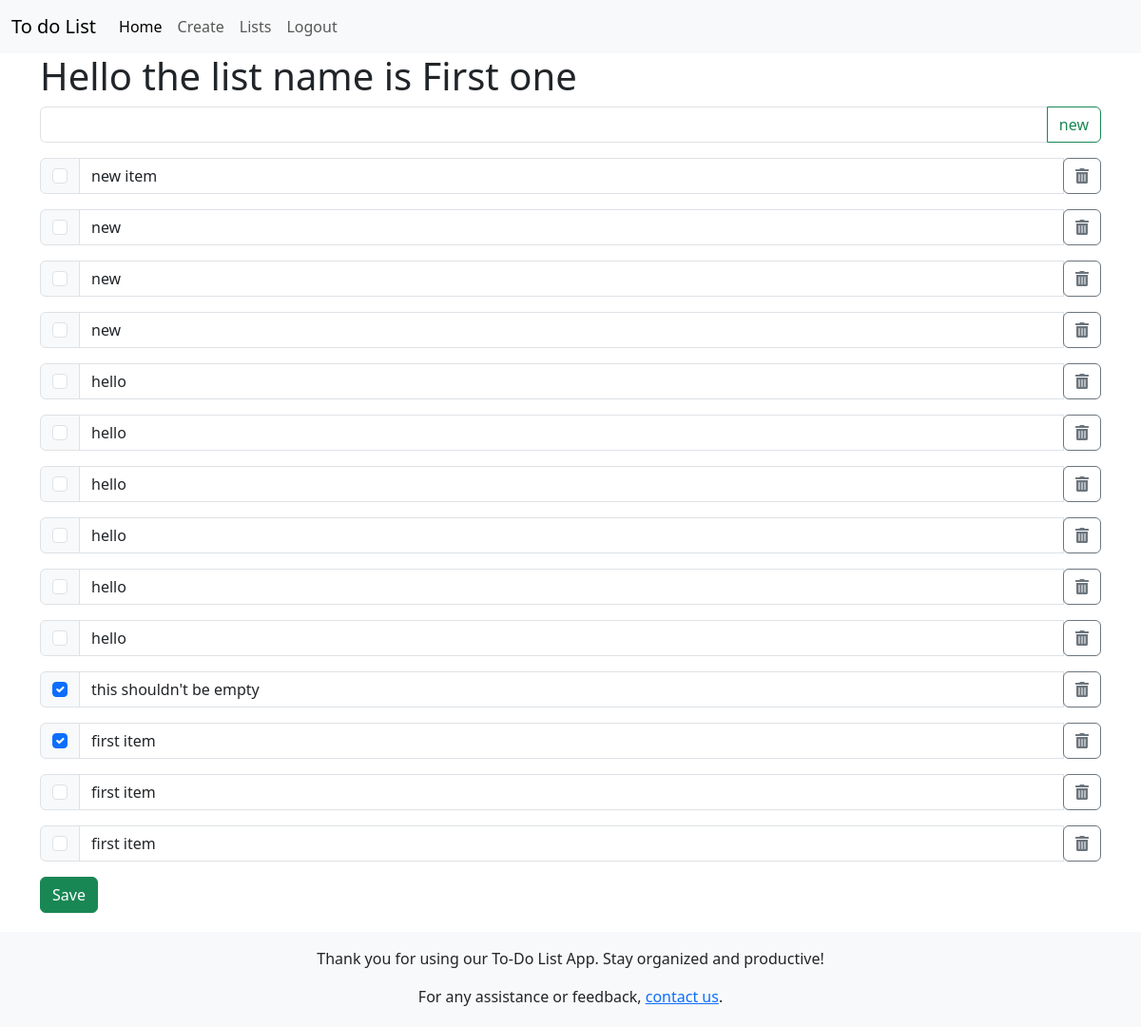
Page /lists/1 (signed in) on the earlier database version.
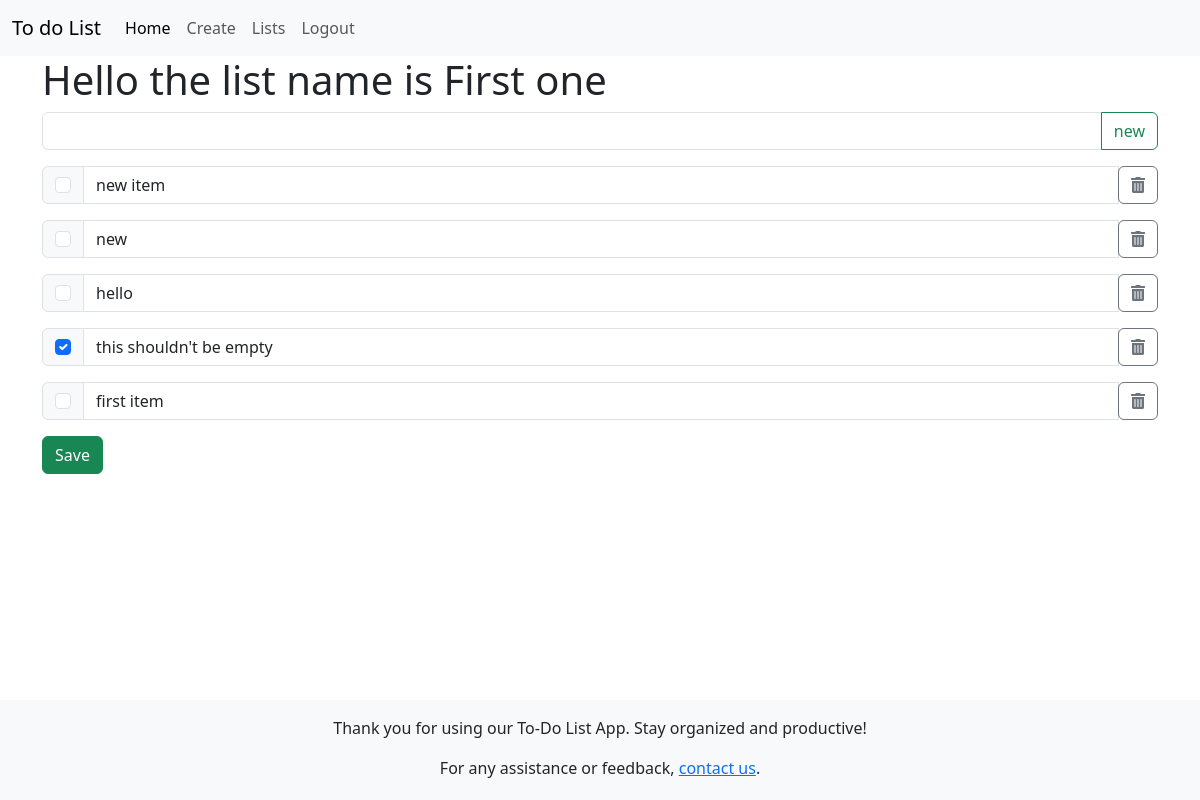
Same page on the later database version.
### main/models.py (models this page shows, shortened)
class ToDoList(models.Model):
    user = models.ForeignKey(User,on_delete=models.CASCADE)
    name = models.CharField(max_length=200)

class Item(models.Model):
    todoList = models.ForeignKey(ToDoList, on_delete=models.CASCADE, related_name="items",null=True)
    text = models.CharField(max_length = 300)
    complete = models.BooleanField()

### main/views.py (the view)
# urls.py: path('lists/<int:id>',views.listItems,name='listitems'),
def listItems(request,id):
    todolist = ToDoList.objects.get(id=id)
    if request.method == 'POST':
        if 'newItem' in request.POST and len(request.POST.get('new')) is not 0:
            item_txt = request.POST.get('new')
            Item.objects.create(todoList=todolist, text=item_txt, complete=False)
        if 'save' in request.POST:
            print(request.POST)
            for item in todolist.items.all():
                if request.POST.get(str(item.id)) == 'checked':
                    item.complete = True
                else:
                    item.complete = False
                item.text = request.POST.get('item_'+str(item.id)+'_txt')
                item.save()
        return redirect('listitems', id=id)
    else:
        items = todolist.items.all().order_by('-id')
        return render(request,'main/list.html',{'list': todolist, 'items': items})

### main/templates/main/list.html (shortened to what this page needs)
{% extends "main/base.html" %}
{% block content %}
<h1>Hello the list name is {{list.name}}</h1>
<form action="" method="POST">
    <div class="input-group mb-3">
        <input type="text" name="new" class="form-control">
        <button type="submit" name="newItem" class="btn btn-outline-success">new</button>
    </div>
    {% for item in items %}
        <div class="input-group mb-3">
            <div class="input-group-text">
                <input type="checkbox" class="form-check-input mt-0" value="checked" name="{{item.id|stringformat:'s'}}" aria-label="Checkbox for following text input"             {% if item.complete == True %}checked {% endif %}>
            </div>
            <input type="text" value="{{item.text}}" class="form-control" aria-label="Edit item text" name="item_{{item.id}}_txt"><div><a href="{% url 'deleteItem' list_id=item.todoList_id item_id=item.id %}" class="btn btn-outline-secondary"><i class="fas fa-trash-alt"></i></a></div>
        </div>
    {% endfor %}
    <button type="submit" name="save" value="save" class="btn btn-success">Save</button>
</form>
{% endblock %}

### main/templates/main/base.html (shortened to what this page needs)
<!DOCTYPE html>
<html lang="en">
<head>
    {% load static %}
    <link rel="stylesheet" type="text/css" href="{% static 'css/main.css' %}">
    <link href="https://cdn.jsdelivr.net/npm/bootstrap@5.3.2/dist/css/bootstrap.min.css" rel="stylesheet">
    <link rel="stylesheet" href="https://use.fontawesome.com/releases/v5.0.7/css/all.css">
</head>
<body>
    {% if user.is_authenticated %}
    <nav class="navbar navbar-expand-lg bg-body-tertiary">
        <div class="container-fluid">
            <a class="navbar-brand" href="/">To do List</a>
            <div class="collapse navbar-collapse" id="navbarSupportedContent">
                <ul class="navbar-nav me-auto mb-2 mb-lg-0">
                    <li class="nav-item">
                        <a class="nav-link active" aria-current="page" href="/">Home</a>
                    </li>
                    <li class="nav-item">
                        <a class="nav-link" href="/create">Create</a>
                    </li>
                    <li class="nav-item">
                        <a class="nav-link" href="/lists">Lists</a>
                    </li>
                    <li class="nav-item">
                        <a class="nav-link" href="/logout">Logout</a>
                    </li>
                </ul>
            </div>
        </div>
    </nav>
    <div id="content" class="container">
        {% block content %}{% endblock %}
    </div>
        {% else %}
            <div class="container">
                <h1>To do list App</h1>
                <p>To see this content you need to be loged in.</p>
                <p>Login <a href="/login">here</a></p>
            </div>
        {% endif %}
    <footer class="footer bg-light">
        <div class="text-center">
            <p>Thank you for using our To-Do List App. Stay organized and productive!</p>
            <p>For any assistance or feedback, <a href="mailto:info@example.com">contact us</a>.</p>
        </div>
    </footer>
</body>
</html>

### main/static/css/main.css (style rules this page uses)
body { position: relative; min-height: 100vh; padding-bottom: 120px; margin: 0; }
.footer { position: absolute; bottom: 0; width: 100%; height: 100px; padding: 1rem; }

Differences in the rows shown:
removed Item: text "new"
removed Item: text "new"
removed Item: text "hello"
removed Item: text "hello"
removed Item: text "hello"
removed Item: text "hello"
removed Item: text "hello"
removed Item: complete "☑", text "first item"
removed Item: text "first item"
